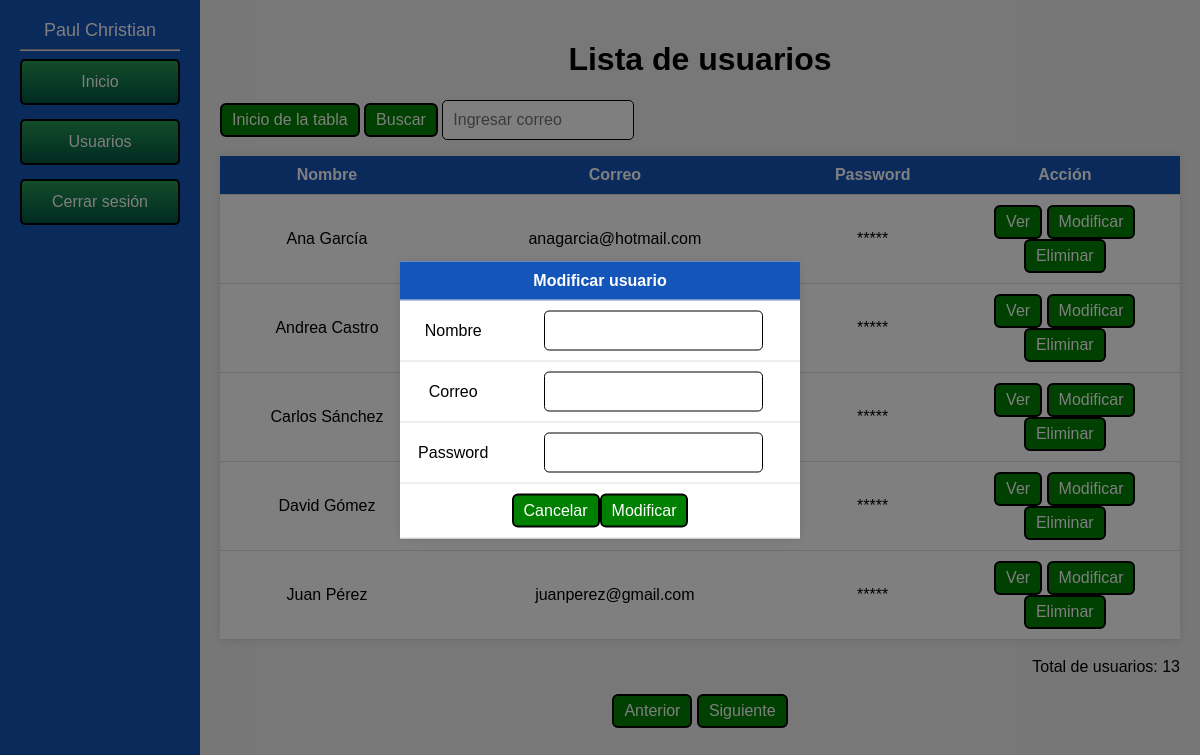
The page /proyecto2/LoginCrud1/usuarios_modificar.php (signed in) on the database its author committed.
### tables this page shows
CREATE TABLE `usuarios` (
  `nom` varchar(50) NOT NULL,
  `correo` varchar(50) NOT NULL,
  `pass` varchar(50) NOT NULL
);

### proyecto2/LoginCrud1/conexion.php (called while the page is built, shortened)
<?php
$pass 	= '';
?>

### proyecto2/LoginCrud1/usuarios_tabla.php (the view, shortened to what this page needs)
<?php
include('conexion.php');
include("barra_lateral.php");
?>
<html>
<body>
<div class="ContenedorPrincipal">
<?php
    $filasmax = 5;
    if (isset($_GET['pag']))
	{
        $pagina = $_GET['pag'];
    } else
	{
        $pagina = 1;
    }
 if(isset($_POST['btnbuscar']))
{
$buscar = $_POST['txtbuscar'];
 $sqlusu = mysqli_query($conn, "SELECT * FROM usuarios where correo = '".$buscar."'");
}
else
{
 $sqlusu = mysqli_query($conn, "SELECT * FROM usuarios ORDER BY nom ASC LIMIT " . (($pagina - 1) * $filasmax)  . "," . $filasmax);
}
    $resultadoMaximo = mysqli_query($conn, "SELECT count(*) as num_usuarios FROM usuarios");
    $maxusutabla = mysqli_fetch_assoc($resultadoMaximo)['num_usuarios'];
    ?>
	<div class="ContenedorTabla" >
	<form method="POST">
	<h1>Lista de usuarios</h1>
	<div style="text-align:left">
	<a href="usuarios_tabla.php" class="BotonesUsuarios">Inicio de la tabla</a>
	<input class="BotonesUsuarios" type="submit" value="Buscar" name="btnbuscar">
	<input class="CajaTexto" type="text" name="txtbuscar"  placeholder="Ingresar correo" autocomplete="off" style='width:20%'>
	</div>
			</form>
    <table>
			<tr>
			<th>Nombre</th>
			<th>Correo</th>
            <th>Password</th>
			<th>Acción</th>
			</tr>
        <?php
        while ($mostrar = mysqli_fetch_assoc($sqlusu))
		{
            echo "<tr>";
            echo "<td>".$mostrar['nom']."</td>";
			echo "<td>".$mostrar['correo']."</td>";
			 echo "<td>*****</td>";
            echo "<td style='width:24%'>
			<a class='BotonesUsuarios' href=\"usuarios_ver.php?correo=$mostrar[correo]&pag=$pagina\">Ver</a>
			<a class='BotonesUsuarios' href=\"usuarios_modificar.php?correo=$mostrar[correo]&pag=$pagina\">Modificar</a>
			<a class='BotonesUsuarios' href=\"usuarios_eliminar.php?correo=$mostrar[correo]&pag=$pagina\" onClick=\"return confirm('¿Estás seguro de eliminar a $mostrar[nom]?')\">Eliminar</a>
			</td>";
        }
        ?>
    </table>
	<div style='text-align:right'>
	<br>
	<?php echo "Total de usuarios: ".$maxusutabla;?>
	</div>
	</div>
<div style='text-align:right'>
<br>
</div>
<div style="text-align:center">
<?php
if (isset($_GET['pag'])) {
if ($_GET['pag'] > 1) {
 ?>
<a class="BotonesUsuarios" href="usuarios_tabla.php?pag=<?php echo $_GET['pag'] - 1; ?>">Anterior</a>
<?php
}
else
{
?>
<a class="BotonesUsuarios" href="#" style="pointer-events: none">Anterior</a>
<?php
}
?>
 <?php
}
else
{
?>
<a class="BotonesUsuarios" href="#" style="pointer-events: none">Anterior</a>
<?php
}
if (isset($_GET['pag'])) {
if ((($pagina) * $filasmax) < $maxusutabla) {
?>
<a class="BotonesUsuarios" href="usuarios_tabla.php?pag=<?php echo $_GET['pag'] + 1; ?>">Siguiente</a>
<?php
} else {
?>
<a class="BotonesUsuarios" href="#" style="pointer-events: none">Siguiente</a>
<?php
}
?>
<?php
} else {
?>
<a class="BotonesUsuarios" href="usuarios_tabla.php?pag=2">Siguiente</a>
<?php
}
?>
</div>
</div>
</body>
</html>

### proyecto2/LoginCrud1/barra_lateral.php (shortened to what this page needs)
<?php
include('conexion.php');
if(isset($_SESSION['usuarioingresando']))
{
$usuarioingresado = $_SESSION['usuarioingresando'];
$buscandousu = mysqli_query($conn,"SELECT * FROM usuarios WHERE correo = '".$usuarioingresado."'");
$mostrar=mysqli_fetch_array($buscandousu);
}else
{
	header('location: index.php');
}
?>
<html>
<head>
<link rel="stylesheet" href="style.css">
</head>
<body>
<div class="BarraLateral">
<ul>
<div class="NomUsuario"><?php echo $mostrar['nom']?></div>
<hr>
<li><a href="principal.php" >Inicio</a></li>
<li><a href="usuarios_tabla.php" >Usuarios</a></li>
<li><a href="cerrar_sesion.php" >Cerrar sesión</a></li>
</ul>
</div>
</body>
</html>

### proyecto2/LoginCrud1/usuarios_modificar.php (shortened to what this page needs)
<?php
include("conexion.php");
include("usuarios_tabla.php");
$pagina = $_GET['pag'];
?>
<html>
<body>
<div class="caja_popup2">
<form class="contenedor_popup" method="POST">
<table>
<tr><th colspan="2">Modificar usuario</th></tr>
<tr>
<td>Nombre</td>
<td><input class="CajaTexto" type="text" name="txtnom" value="<?php echo $usunom;?>" required></td>
</tr>
<tr>
<td>Correo</td>
<td><input class="CajaTexto" type="email" name="txtcorreo" value="<?php echo $usucorreo;?>" readonly></td>
</tr>
<tr>
<td>Password</td>
<td><input class="CajaTexto" type="password" name="txtpass" value="<?php echo $pass;?>" required></td>
</tr>
<tr>
<td colspan="2">
<?php echo "<a class='BotonesUsuarios' href=\"usuarios_tabla.php?pag=$pagina\">Cancelar</a>";?>
<input class="BotonesUsuarios" type="submit" name="btnmodificar" value="Modificar" onClick="javascript: return confirm('¿Deseas modificar este usuario?');">
</td>
</tr>
</table>
</form>
</div>
</body>
</html>

### proyecto2/LoginCrud1/style.css (style rules this page uses)
body { background: #f0f0f0; font-family: Arial, sans-serif; margin:0; padding:0; display: flex; flex-direction: column; }
.CajaTexto { width: 80%; padding: 10px; font-size:1em; border-radius:5px; border:1px solid black; color:black; }
.NomUsuario { font-size:18px; color:white; word-break:break-all; }
.BarraLateral { position: fixed; top: 0; left: 0; width: 200px; height: 100%; background-color: #1455B9; padding: 20px; box-sizing: border-box; text-align:center; }
.BarraLateral ul { list-style: none; padding: 0; margin: 0; }
.BarraLateral li { text-align:center; margin-bottom: 14px; padding: 12px 10px; border-radius:5px; border:2px solid black; background: linear-gradient(180deg,#259953,#015644); }
.BarraLateral a { color: white; text-decoration: none; }
.ContenedorPrincipal { margin-left: 200px; padding: 20px; box-sizing: border-box; text-align:center; }
table { border-collapse: collapse; width: 100%; margin: 0 auto; background-color: white; box-shadow: 0 0 10px rgba(0, 0, 0, 0.1); }
th { background-color: #1455B9; color: white; }
th, td { padding: 10px; text-align: center; border-bottom: 1px solid #dddddd; }
.ContenedorTabla { margin-left: auto; margin-right: auto; max-width:1260px; width: 100%; }
.BotonesUsuarios { text-align:center; display: inline-block; background:green; padding: 6px 10px; border-radius:6px; text-decoration: none; color:white; border:2px solid black; cursor:pointer; font-size: 16px; }
.contenedor_popup { top: 50%; left: 50%; position: absolute; transform: translate(-50%,-50%); width:400px; transition: all 0.2s; background-color:white; }
.caja_popup2 { display: block; position: absolute; padding:0; background-color:rgba(0, 0, 0, 0.5); width:100%; height:100%; }

### rows shown on the page
usuarios: nom "Paul Christian"
usuarios: nom "Ana García", correo "anagarcia@hotmail.com"
usuarios: nom "Andrea Castro"
usuarios: nom "Carlos Sánchez"
usuarios: nom "David Gómez"
usuarios: nom "Juan Pérez", correo "juanperez@gmail.com"

### other values the page prints
$maxusutabla "13"
